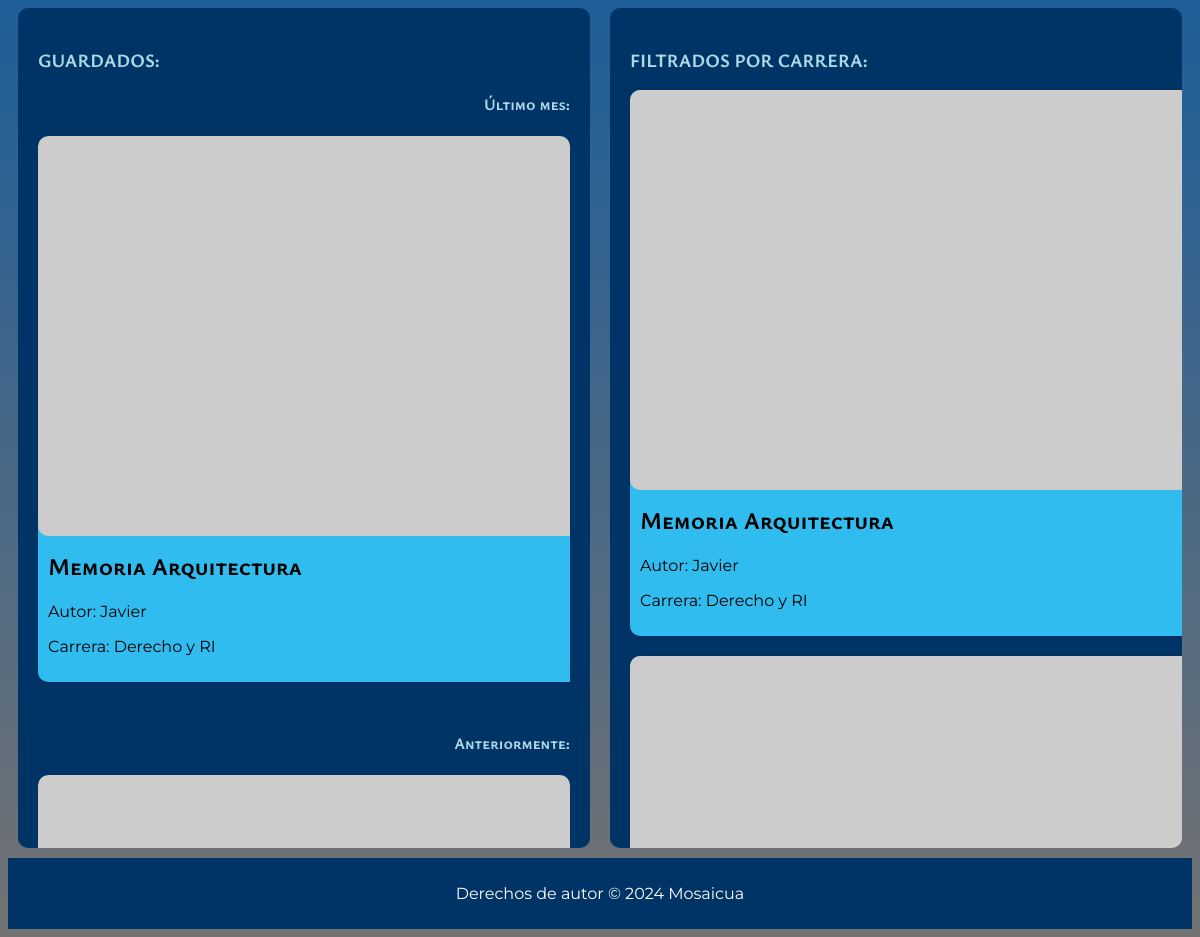
The app's page /colecciones.php, older data.
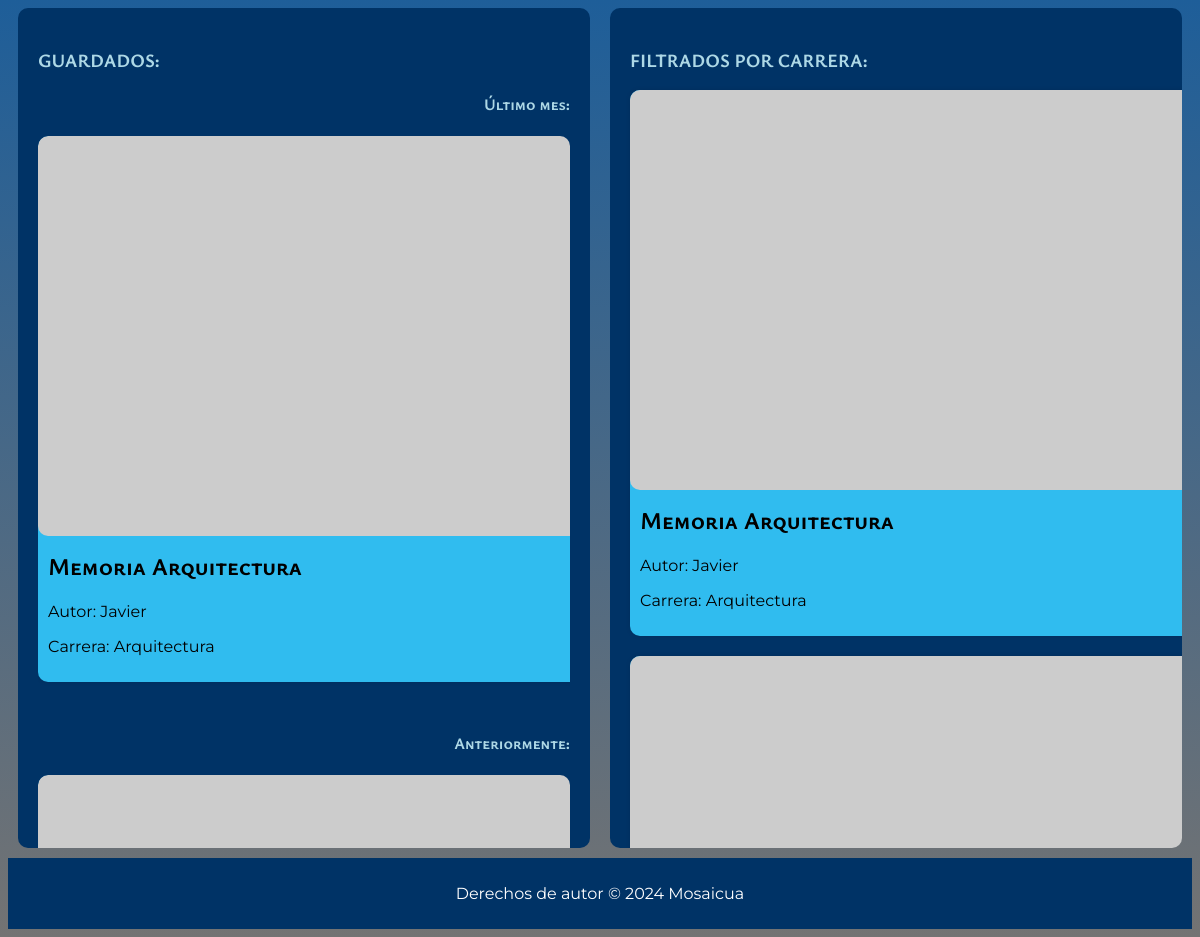
The same page, newer data.
### tables this page shows
CREATE TABLE `publicacion` (
  `idPublicacion` int(11) NOT NULL,
  `Nombre` varchar(20) NOT NULL,
  `carrera` int(11) NOT NULL,
  `tipo` int(11) NOT NULL,
  `valoracion` int(11) NOT NULL,
  `fecha` date NOT NULL,
  `autor` varchar(20) NOT NULL
);

CREATE TABLE `estudio` (
  `idEstudio` int(11) NOT NULL,
  `Nombre` varchar(20) NOT NULL,
  `Universidad` varchar(20) NOT NULL
);

### colecciones.php (the view, shortened to what this page needs)
<?php
$servername = "localhost";
$username = "admin";
$password = "admin";
$dbname = "ua";
$conn = new mysqli($servername, $username, $password, $dbname);
$publicaciones = array();
$sql = "SELECT p.*, e.Nombre AS nombreCarrera FROM publicacion p JOIN estudio e ON p.carrera = e.idEstudio";
$result = $conn->query($sql);
if ($result->num_rows > 0) {
    while ($row = $result->fetch_assoc()) {
        $publicaciones[] = $row;
    }
} else {
    echo "No se encontraron publicaciones.";
}
?>
<!DOCTYPE html>
<html lang="es">
<head>
    <link id="default-stylesheet" rel="stylesheet" href="style/colecciones.css">
    <link id="night-stylesheet" rel="stylesheet" href="style/funcionales/noche/coleccionesN.css" disabled>
    <link id="high-contrast-stylesheet" rel="stylesheet" href="style/funcionales/contraste/coleccionesC.css" disabled>
    <link id="read-mode-stylesheet" rel="stylesheet" href="style/funcionales/lectura/coleccionesS.css" disabled>
    <link rel="stylesheet" href="fontello-10643fc5/css/fontello.css">
</head>
<body>
    <div class="container">
        <div class="left-column">
            <h3 style="color: lightblue;">GUARDADOS:</h3>
            <h4 style="color: lightblue; text-align: right;">Último mes:</h4>
            <div class="carousel-wrapper">
                <div class="carousel" style="margin-bottom: 30px;">
                    <?php
                    foreach ($publicaciones as $publicacion) {
                        $idPublicacion = isset($publicacion['idPublicacion']) ? $publicacion['idPublicacion'] : '';
                        $nombre = isset($publicacion['Nombre']) ? $publicacion['Nombre'] : 'Nombre no disponible';
                        $autor = isset($publicacion['autor']) ? $publicacion['autor'] : 'Autor no disponible';
                        $carrera = isset($publicacion['nombreCarrera']) ? $publicacion['nombreCarrera'] : 'Carrera no disponible';
                        echo '<div class="card">';
                        echo '<img src="' . (isset($imagenes[$idPublicacion]) ? htmlspecialchars($imagenes[$idPublicacion]) : 'https://picsum.photos/600/400?random=' . htmlspecialchars($idPublicacion)) . '" alt="' . htmlspecialchars($nombre) . '" class="card-image">';
                        echo '<div class="card-content">';
                        echo '<h2>' . htmlspecialchars($nombre) . '</h2>';
                        echo '<p>Autor: ' . htmlspecialchars($autor) . '</p>';
                        echo '<p>Carrera: ' . htmlspecialchars($carrera) . '</p>';
                        echo '</div>';
                        echo '</div>';
                    }
                    ?>
                </div>
            </div>
            <h4 style="color: lightblue; text-align:right;">Anteriormente:</h4>
            <div class="carousel-wrapper">
                <div class="carousel">
                    <?php
                    foreach ($publicaciones as $publicacion) {
                        $idPublicacion = isset($publicacion['idPublicacion']) ? $publicacion['idPublicacion'] : '';
                        $nombre = isset($publicacion['Nombre']) ? $publicacion['Nombre'] : 'Nombre no disponible';
                        echo '<div class="card">';
                        echo '<img src="' . (isset($imagenes[$idPublicacion]) ? htmlspecialchars($imagenes[$idPublicacion]) : 'https://picsum.photos/600/400?random=' . htmlspecialchars($idPublicacion)) . '" alt="' . htmlspecialchars($nombre) . '" class="card-image">';
                        echo '</div>';
                    }
                    ?>
                </div>
            </div>
        </div>
        <div class="right-column">
            <h3 style="color: lightblue;">FILTRADOS POR CARRERA:</h3>
            <?php
            foreach ($publicaciones as $publicacion) {
                $idPublicacion = isset($publicacion['idPublicacion']) ? $publicacion['idPublicacion'] : '';
                $nombre = isset($publicacion['Nombre']) ? $publicacion['Nombre'] : 'Nombre no disponible';
                $autor = isset($publicacion['autor']) ? $publicacion['autor'] : 'Autor no disponible';
                $carrera = isset($publicacion['nombreCarrera']) ? $publicacion['nombreCarrera'] : 'Carrera no disponible';
                echo '<div class="card">';
                echo '<img src="' . (isset($imagenes[$idPublicacion]) ? htmlspecialchars($imagenes[$idPublicacion]) : 'https://picsum.photos/600/400?random=' . htmlspecialchars($idPublicacion)) . '" alt="' . htmlspecialchars($nombre) . '" class="card-image">';
                echo '<div class="card-content">';
                echo '<h2>' . htmlspecialchars($nombre) . '</h2>';
                echo '<p>Autor: ' . htmlspecialchars($autor) . '</p>';
                echo '<p>Carrera: ' . htmlspecialchars($carrera) . '</p>';
                echo '</div>';
                echo '</div>';
            }
            ?>
        </div>
    </div>
    <?php require_once 'pie.php' ?>
</body>
</html>

Row changes from the older to the newer data that the page shows:
changed publicacion "Memoria Arquitectura": estudio.Nombre "Derecho y RI" → "Arquitectura"
